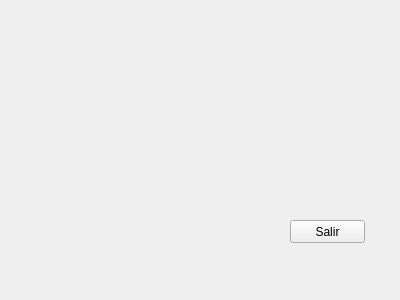
<?xml version="1.0" encoding="UTF-8"?>
<ui version="4.0">
 <class>Form</class>
 <widget class="QWidget" name="Form">
  <property name="geometry">
   <rect>
    <x>0</x>
    <y>0</y>
    <width>400</width>
    <height>300</height>
   </rect>
  </property>
  <property name="windowTitle">
   <string>Form</string>
  </property>
  <widget class="QPushButton" name="pushButton_exit">
   <property name="geometry">
    <rect>
     <x>290</x>
     <y>220</y>
     <width>75</width>
     <height>23</height>
    </rect>
   </property>
   <property name="text">
    <string>Salir</string>
   </property>
  </widget>
 </widget>
 <resources/>
 <connections/>
</ui>
